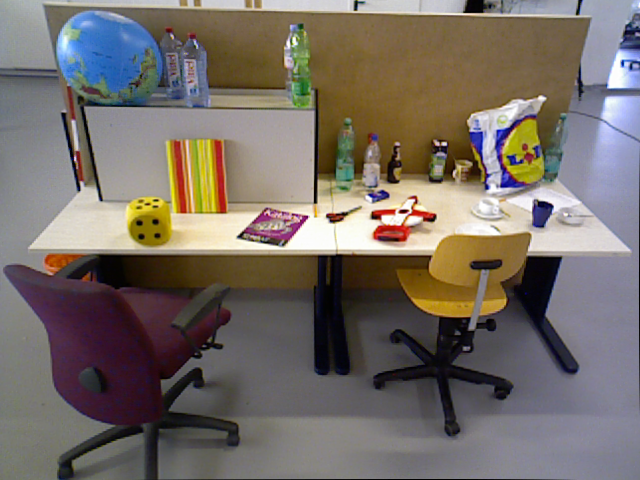
#> input picture Data/1.png, 640 x 480 px
$ python ORB.py
#> lines starting #> are read from the running program, lines starting #| are printed output that depends on the picture
import numpy as np
import cv2 as cv
from matplotlib import pyplot as plt
img = cv.imread('Data/1.png',0)
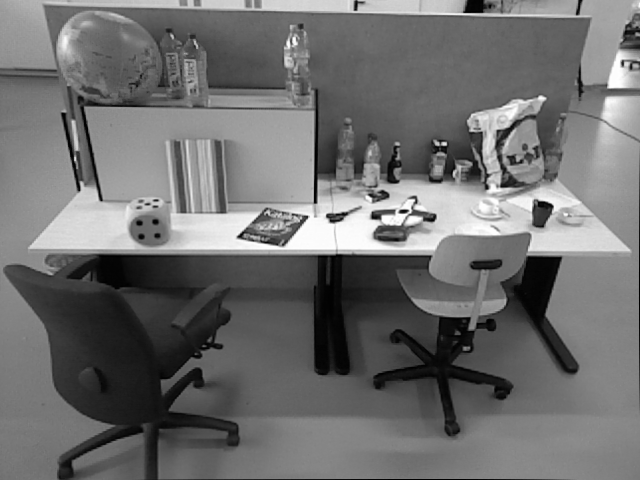
#> img: shape (480, 640); min 0, max 254, mean 110.9
# Initiate ORB detector
orb = cv.ORB_create()
# find the keypoints with ORB
kp = orb.detect(img,None)
#> kp = 500 keypoints; strongest (x, y, size): (409, 211, 37.2), (407, 210, 31), (239, 236, 37.2), (400, 212, 31)
# compute the descriptors with ORB
kp, des = orb.compute(img, kp)
# draw only keypoints location,not size and orientation
img2 = cv.drawKeypoints(img, kp, None, color=(0,255,0), flags=0)
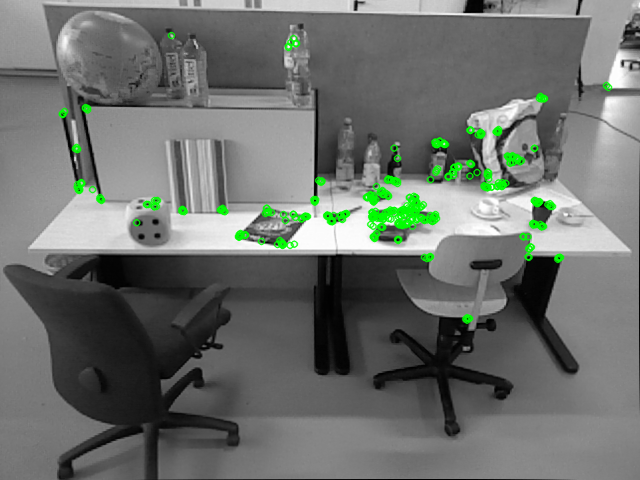
#> img2: shape (480, 640, 3); mean of channels 0, 1, 2 108.6, 113.1, 108.6; drawn as B, G, R
plt.imshow(img2), plt.show()

$ run again, with Data/2.png copied over Data/1.png
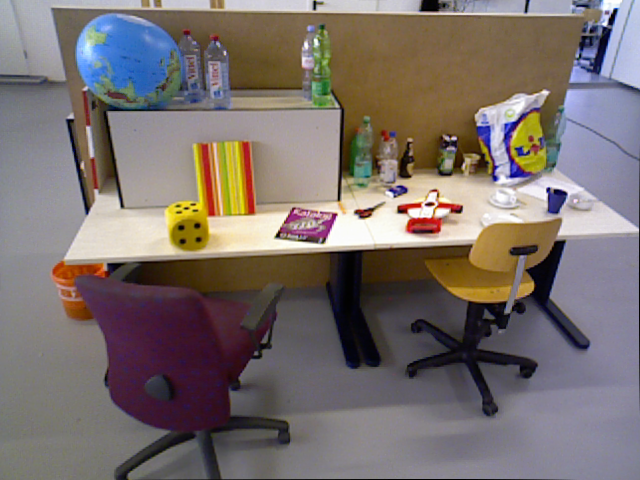
#> input picture Data/2.png, 640 x 480 px
#> `img = cv.imread('Data/1.png',0)`:
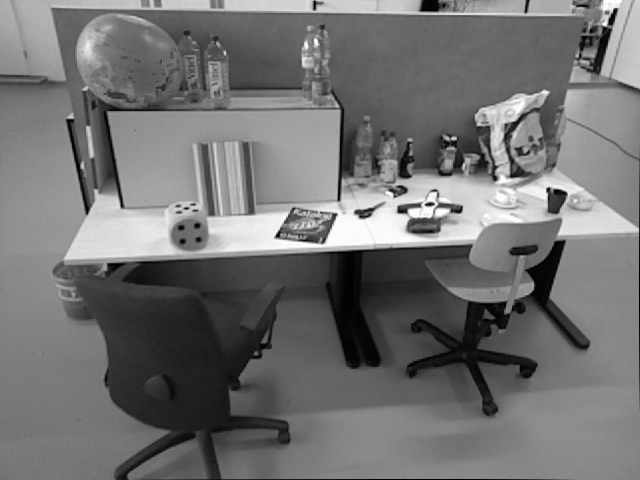
#> img: shape (480, 640); min 0, max 254, mean 114
#> kp = 500 keypoints; strongest (x, y, size): (547, 190, 31), (548, 188, 31), (276, 236, 31), (432, 204, 31)
#> `img2 = cv.drawKeypoints(img, kp, None, color=(0,255,0), flags=0)`:
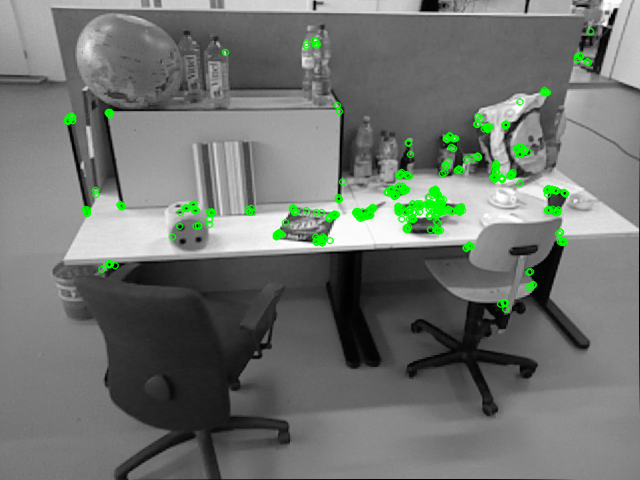
#> img2: shape (480, 640, 3); mean of channels 0, 1, 2 111.6, 116.3, 111.6; drawn as B, G, R

$ run again, with Data/3.png copied over Data/1.png
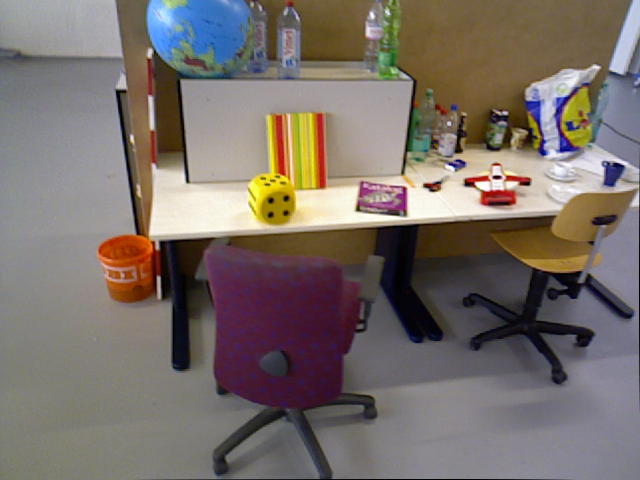
#> input picture Data/3.png, 640 x 480 px
#> `img = cv.imread('Data/1.png',0)`:
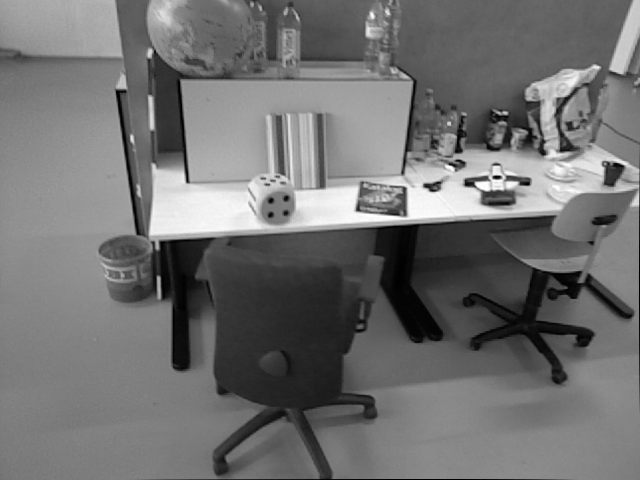
#> img: shape (480, 640); min 0, max 254, mean 113.3
#> kp = 500 keypoints; strongest (x, y, size): (494, 177, 31), (499, 177, 31), (494, 176, 37.2), (476, 183, 31)
#> `img2 = cv.drawKeypoints(img, kp, None, color=(0,255,0), flags=0)`:
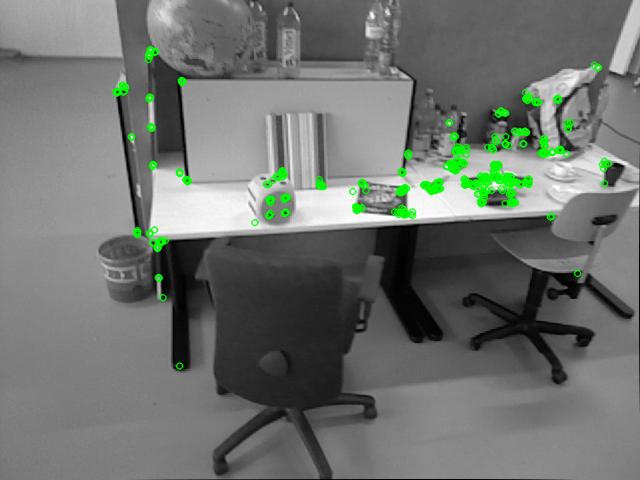
#> img2: shape (480, 640, 3); mean of channels 0, 1, 2 111.1, 115.6, 111.1; drawn as B, G, R

$ run again, with Data/4.png copied over Data/1.png
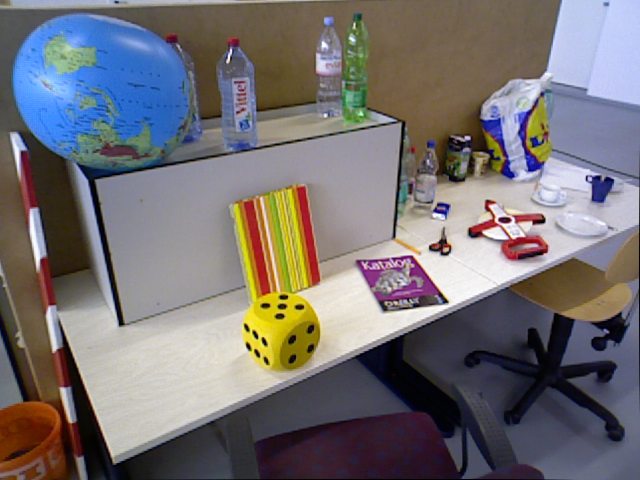
#> input picture Data/4.png, 640 x 480 px
#> `img = cv.imread('Data/1.png',0)`:
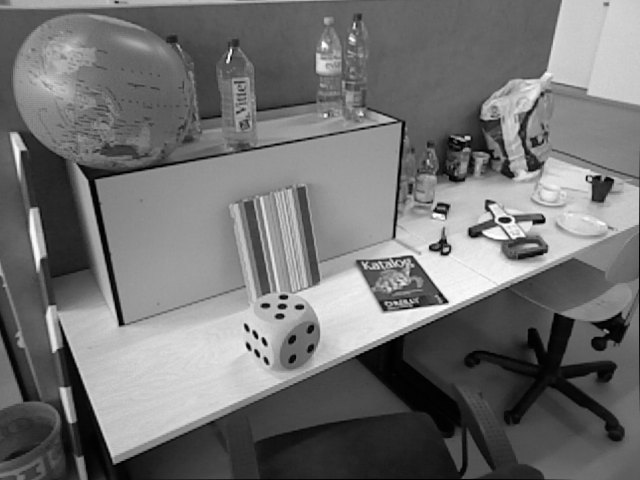
#> img: shape (480, 640); min 0, max 254, mean 113.9
#> kp = 500 keypoints; strongest (x, y, size): (510, 220, 31), (499, 219, 31), (509, 220, 37.2), (499, 218, 37.2)
#> `img2 = cv.drawKeypoints(img, kp, None, color=(0,255,0), flags=0)`:
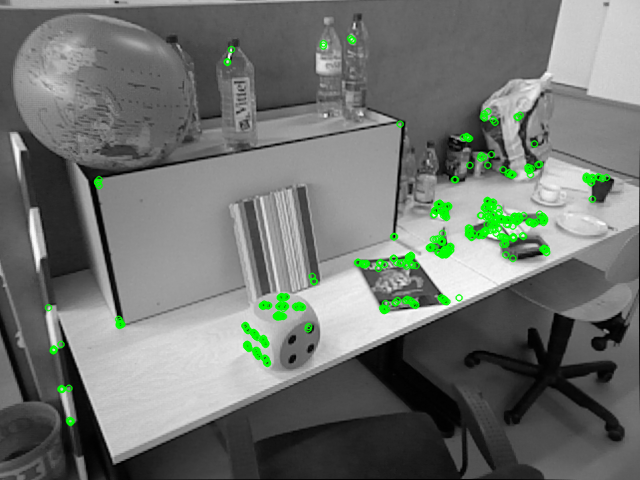
#> img2: shape (480, 640, 3); mean of channels 0, 1, 2 111.6, 116.2, 111.6; drawn as B, G, R
